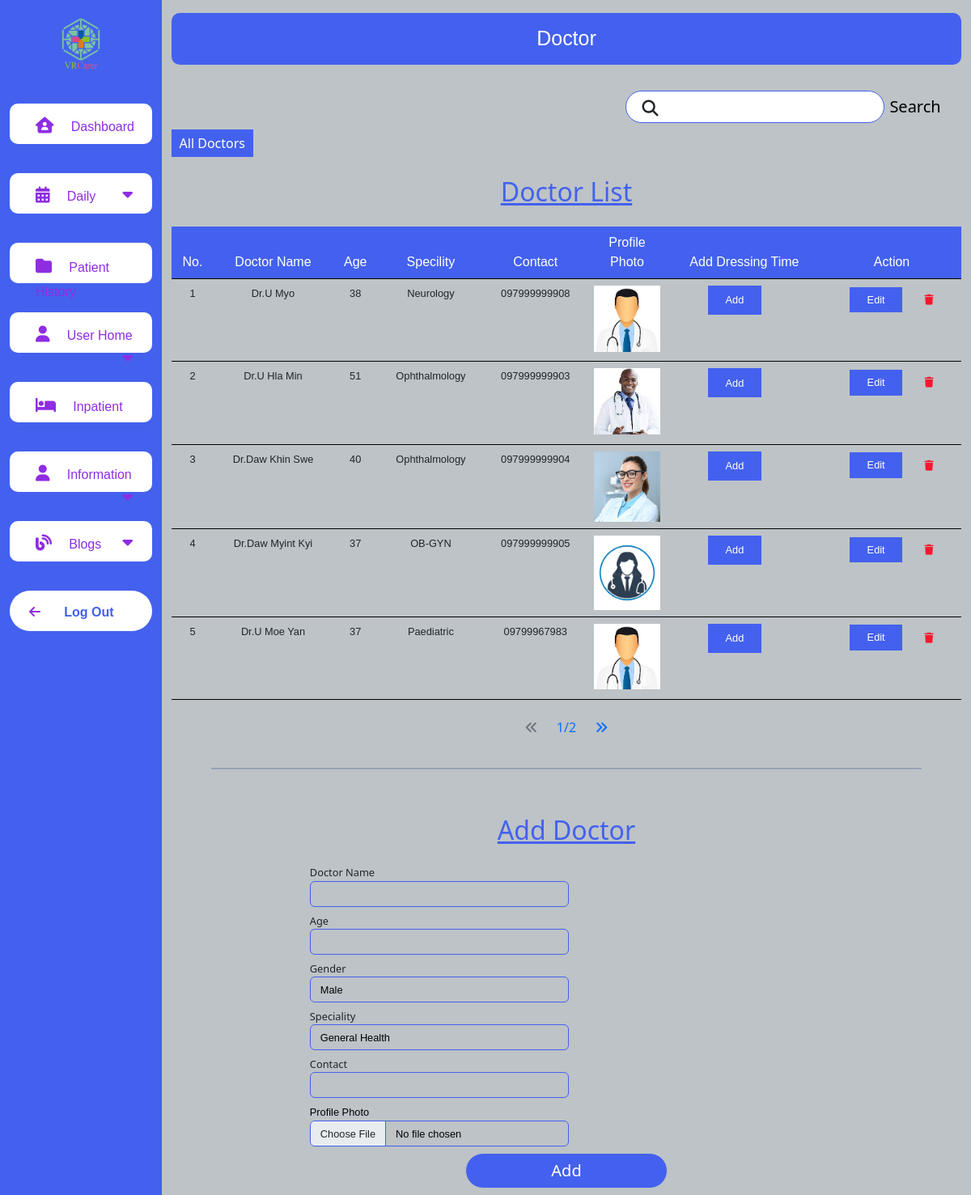
/vr_carer/admin/View/doctor.php (signed in), run on the app's committed database.
### tables this page shows
CREATE TABLE `doctor` (
  `id` int(11) NOT NULL COMMENT 'doctor ID',
  `doctor_name` varchar(128) NOT NULL COMMENT 'doctor name',
  `speciality` varchar(128) NOT NULL COMMENT 'speciality',
  `age` int(11) NOT NULL,
  `gender` int(11) NOT NULL COMMENT 'doctor gender',
  `contact` varchar(15) NOT NULL,
  `profile_photo` varchar(256) DEFAULT NULL,
  `date_id` int(11) DEFAULT NULL,
  `del_flg` int(11) NOT NULL DEFAULT 0 COMMENT 'del_flg',
  `create_date` varchar(10) DEFAULT NULL COMMENT 'YYYY/MM/DD',
  `update_date` varchar(10) DEFAULT NULL COMMENT 'YYYY/MM/DD'
);

### vr_carer/admin/Controller/doctor/getDoctorInfoController.php (called while the page is built)
<?php
include "../Model/dbConnection.php";
$rowLimit = 5;
$page = (isset($_GET["page"])) ? $_GET["page"] : 1 ;
$startPage = ($page-1)*$rowLimit;
$sql = $pdo->prepare(
    "SELECT * FROM `doctor`  WHERE del_flg != 1 LIMIT  $startPage,$rowLimit
    "
);
$sql->execute();
$doctorInfo = $sql->fetchAll(PDO::FETCH_ASSOC);
$sql = $pdo->prepare(
    "SELECT COUNT(id) As total FROM `doctor` WHERE del_flg != 1
    "
);
$sql->execute();
$totalRecord = $sql->fetchAll(PDO::FETCH_ASSOC) [0]["total"];
$totalPages = ceil($totalRecord/$rowLimit);

### vr_carer/admin/View/doctor.php (the view, shortened to what this page needs)
<?php
include "../Controller/doctor/getDoctorInfoController.php";
?>
<!DOCTYPE html>
<html lang="en">
<head>
    <link rel="stylesheet" href="./resources/css/root.css">
    <link rel="stylesheet" href="./resources/css/doctor.css">
    <link href="https://cdn.jsdelivr.net/npm/bootstrap@5.2.2/dist/css/bootstrap.min.css" rel="stylesheet" />
</head>
<body>
    <div class="container-fluid">
        <div class="row flex-nowrap">
            <?php
            include("./common/nav.php")
            ?>
            <div class="data_box col-sm-9 col-md-8 col-xl-10 mt-3">
                <div class="header_wrapper bg_header ">
                    <div class="header_box">
                        <span class="navbar-brand ttl_admin" href="#">Doctor</span>
                    </div>
                </div>
                <div class="sec_input mb-2">
                    <div class="searchbox search">
                        <input type="text" class="search_input  ps-5" id="searchDoctor" />
                        <i class="fa-solid fa-magnifying-glass search_icon text_white"></i>
                        <button id="search" class="search_text">Search</button>
                    </div>
                </div>
                <button id="allDoctor">All Doctors</button>
                <section class="doctor_list">
                    <div class="input_set">
                        <h2 class="input_set_header  my-4"><u>Doctor List</u></h2>
                    </div>
                    <table class="table">
                        <thead class="table_bgcolor" id="table_header">
                            <tr>
                                <td>No.</td>
                                <td>Doctor Name</td>
                                <td>Age</td>
                                <td>Specility</td>
                                <td>Contact</td>
                                <td>Profile Photo</td>
                                <td>Add Dressing Time</td>
                                <td>Action</td>
                            </tr>
                        </thead>
                        <tbody id="table_text">
                            <?php $number = ($page * $rowLimit) - ($rowLimit - 1) ?>
                            <?php foreach ($doctorInfo as $doctor) { ?>
                                <tr class="row_bdr">
                                    <td><?= $number++ ?></td>
                                    <td><?= $doctor["doctor_name"] ?></td>
                                    <td><?= $doctor["age"] ?></td>
                                    <td><?= $doctor["speciality"] ?></td>
                                    <td><?= $doctor["contact"] ?></td>
                                    <td id="image">
                                        <img src="./storages/doctor/<?= $doctor["profile_photo"] ?>" alt="" class="image">
                                    </td>
                                    <td>
                                        <a href="../Controller/dateController.php?id=<?= $doctor["id"] ?>" class="color_sixth"><button class="edit_btn me-4" value="<?= $doctor["id"] ?>">Add</button></a>
                                    </td>
                                    <td class="p-3">
                                        <a href="../Controller/doctorEditController.php?id=<?= $doctor["id"] ?>" class="edit_btn me-4">
                                            Edit</a>
                                        <a href="../Controller/doctorEditController.php?delId=<?= $doctor["id"] ?>" class="trash "><i class="fa-solid fa-trash"></i></a>
                                    </td>
                                </tr>
                            <?php } ?>
                        </tbody>
                    </table>
                    <?php
                    include "./common/pagination.php";
                    ?>
                    <hr />
                </section>
                <form action="../Controller/doctor/doctorAddController.php" method="POST" class="add_doctor" enctype="multipart/form-data">
                    <div class="input_set">
                        <h2 class="input_set_header my-4"><u>Add Doctor</u></h2>
                        <div class="input_one mb-2">
                            <span class="input_set_text">Doctor Name</span>
                            <input type="text" class="common_input form-control " name="doctorName" required />
                        </div>
                        <div class="input_one mb-2">
                            <span class="input_set_text">Age</span>
                            <input type="text" class="common_input form-control " name="doctorAge" required />
                        </div>
                        <div class="input_one mb-2">
                            <span class="input_set_text">Gender</span>
                            <select name="doctorGender" id="" class="common_input form-control" required>
                                <option value="0">Male</option>
                            </select>
                        </div>
                        <div class="input_one mb-2">
                            <span class="input_set_text">Speciality</span>
                            <select name="doctorSpeciality" id="" class="common_input form-control" required>
                                <option value="General Health">General Health</option>
                            </select>
                        </div>
                        <div class="input_one mb-2">
                            <span class="input_set_text">Contact</span>
                            <input type="text" class="common_input form-control " name="doctorPhone" required />
                        </div>
                        <div class="input_one mb-2">
                            <span class="input_set_text add_file">Profile Photo</span>
                            <input type="file" id="formFileLg" class="form-control common_input" accept="image/*" name="doctorPhoto" required />
                        </div>
                        <div class=" mb-2  ">
                            <button type="submit" href="" class="common_btn add_btn" name="doctorAdd">Add</button>
                        </div>
                    </div>
                </form>
            </div>
        </div>
    </div>
</body>
</html>

### vr_carer/admin/View/common/nav.php (shortened to what this page needs)
<!DOCTYPE html>
<html lang="en">
<head>
    <link href="https://cdn.jsdelivr.net/npm/bootstrap@5.2.2/dist/css/bootstrap.min.css" rel="stylesheet" />
    <link rel="stylesheet" href="../resources/css/root.css">
    <link rel="stylesheet" href="../resources/css/icon.css">
</head>
<body>
    <div class="col-sm-3 col-md-4 col-xl-2 navbar_wrapper ">
        <div class="d-flex flex-column align-items-center align-items-sm-start min-vh-100 mt-2 navbar ">
            <div class="logo_btn ">
                <img src="./storages/logo/VR2.png" alt="" id="logo">
            </div>
            <div class="navbar_btn">
                <a href="./adminDashboard.php" class="nav-link ">
                    <i class="fa-solid fa-house-user navbar_btn_icon color_black "></i>
                    <span class="navbar_btn_name">
                        Dashboard
                    </span>
                </a>
            </div>
            <button class="dropdown-btn navbar_btn">
                <a href="#daily" class="nav-link" id="daily">
                    <i class="fa-solid fa-calendar-days color_black"></i>
                    <span class="navbar_btn_name">
                        Daily
                    </span>
                    <i class="fa-solid fa-caret-down color_black mt-1"></i>
                </a>
            </button>
            <div class="navbar_btn">
                <a href="./patientHistory.php" class="nav-link align-middle py-2 ">
                    <i class="fa-solid fa-folder color_black"></i>
                    <span class="navbar_btn_name">Patient History</span>
                </a>
            </div>
            <button class="dropdown-btn navbar_btn">
                <a href="#userHome" class="nav-link" id="userHome">
                    <i class="fa-solid fa-user color_black"></i>
                    <span class="navbar_btn_name">
                        User Home
                    </span>
                    <i class="fa-solid fa-caret-down color_black mt-1"></i>
                </a>
            </button>
            <div class="navbar_btn">
                <a href="./inpatientList.php" class="nav-link align-middle py-2 ">
                    <i class="fa-solid fa-bed color_black"></i>
                    <span class="navbar_btn_name">Inpatient</span>
                </a>
            </div>
            <button class="dropdown-btn navbar_btn">
                <a href="#information" class="nav-link" id="information">
                    <i class="fa-solid fa-user color_black "></i>
                    <span class="navbar_btn_name">
                        Information
                    </span>
                    <i class="fa-solid fa-caret-down color_black mt-1"></i>
                </a>
            </button>
            <button class="dropdown-btn navbar_btn">
                <a href="#blog" class="nav-link" id="blog">
                    <i class="fa-solid fa-blog color_black"></i>
                    <span class="navbar_btn_name">
                        Blogs
                    </span>
                    <i class="fa-solid fa-caret-down color_black mt-1"></i>
                </a>
            </button>
            <div class="navbar_btn log_out_btn  pt-1 px-2">
                <a href="./login.php"  >
                    <i class="fa-solid fa-arrow-left color_black fs-6 me-2" ></i>
                    <span class="navbar_btn_name log_out fw-bold fs-6 ">Log Out</span>
                </a>
            </div>
        </div>
    </div>
</body>
</html>

### vr_carer/admin/View/common/pagination.php (shortened to what this page needs)
<!DOCTYPE html>
<html lang="en">
<head>
    <link rel="stylesheet" href="../resources/css/root.css" />
    <link href="https://cdn.jsdelivr.net/npm/bootstrap@5.2.2/dist/css/bootstrap.min.css" rel="stylesheet" />
</head>
<body>
    <?php
    if ($totalPages < 3) { ?>
        <nav aria-label="Page navigation example">
            <ul class="pagination justify-content-center">
                <li class="page-item pagination_li
                            <?php if ($page <= 1) {
                                echo "disabled";
                            } ?>
                            ">
                    <a class="page-link pagination_item" href="?page=<?= $page - 1 ?>" aria-label="Previous">
                        <span aria-hidden="true"><i class="fa-solid fa-angles-left"></i></span>
                    </a>
                </li>
                <li class="page-item pagination_li ">
                    <span class="page-link pagination_item" href="">
                        <?= $page ?>/<?= $totalPages ?>
                    </span>
                </li>
                <li class="page-item pagination_li
                            <?php if ($page >= $totalPages) {
                                echo "disabled";
                            } ?>
                            ">
                    <a class="page-link pagination_item" href="?page=<?= $page + 1 ?>" aria-label="Next">
                        <span aria-hidden="true"><i class="fa-solid fa-angles-right"></i></span>
                    </a>
                </li>
            </ul>
        </nav>
    <?php
    }
    ?>
</body>
</html>

### vr_carer/admin/View/resources/css/doctor.css (style rules this page uses)
#image { width: 10%; height: 8em; }
.image { width: 100%; }
#table_header > tr > td { color: white; font-size: var(--extra_extra_small); text-align: center; }
#table_text > tr > td { text-align: center; font-size: var(--extra_extra_small); }
.edit_btn { padding: 0.5em 1.5em; color: var(--second_color); background-color: var(--secondary_color); border: 2px solid var(--secondary_color); text-decoration: none; }
.trash { color: var(--fifth_color); }
#search { background-color: var(--second_colors); border: none; border-radius: 50px; color: var(--first_color); }
#allDoctor { background-color: var(--secondary_color); color: white; border: none; padding: 0.3em 0.6em; }

### data on the page
doctor: doctor_name "Dr.U Myo", age "38", speciality "Neurology", contact "097999999908", profile_photo (picture), $doctor["id"] 21 (drawn)
doctor: doctor_name "Dr.U Hla Min", age "51", speciality "Ophthalmology", contact "097999999903", profile_photo (picture), $doctor["id"] 23 (drawn)
doctor: doctor_name "Dr.Daw Khin Swe", age "40", speciality "Ophthalmology", contact "097999999904", profile_photo (picture), $doctor["id"] 24 (drawn)
doctor: doctor_name "Dr.Daw Myint Kyi", age "37", speciality "OB-GYN", contact "097999999905", profile_photo (picture), $doctor["id"] 25 (drawn)
doctor: doctor_name "Dr.U Moe Yan", age "37", speciality "Paediatric", contact "09799967983", profile_photo (picture), $doctor["id"] 29 (drawn)

### other printed values
$page "1"
$totalPages "2"
